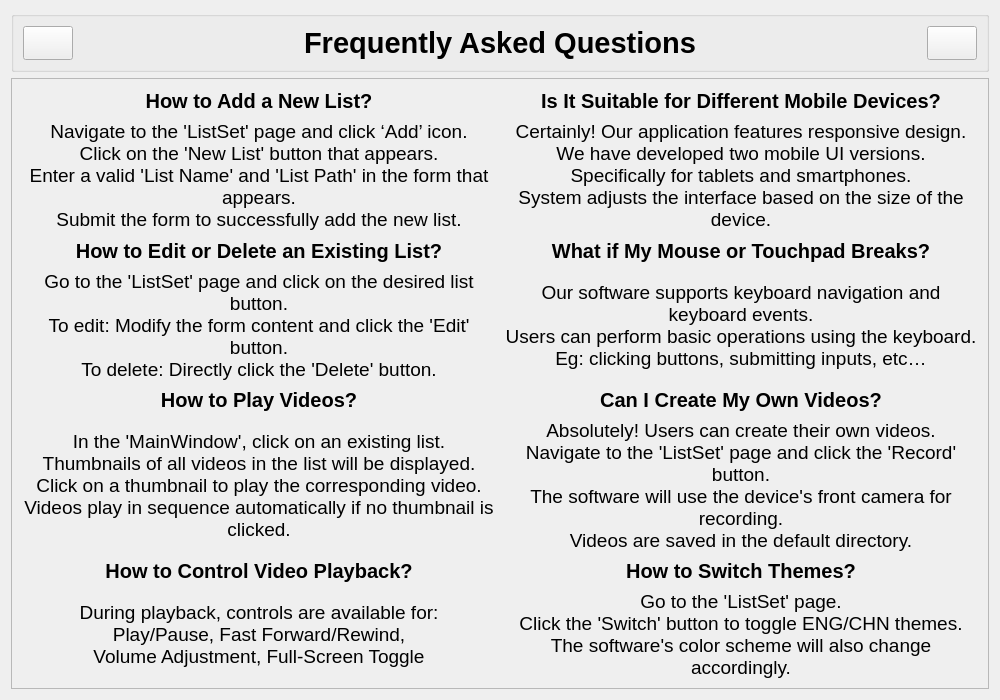
<?xml version="1.0" encoding="UTF-8"?>
<ui version="4.0">
 <class>Faq</class>
 <widget class="QDialog" name="Faq">
  <property name="geometry">
   <rect>
    <x>0</x>
    <y>0</y>
    <width>1000</width>
    <height>700</height>
   </rect>
  </property>
  <property name="minimumSize">
   <size>
    <width>390</width>
    <height>700</height>
   </size>
  </property>
  <property name="windowTitle">
   <string>FAQ</string>
  </property>
  <layout class="QVBoxLayout" name="verticalLayout">
   <item>
    <widget class="QGroupBox" name="groupBox">
     <property name="title">
      <string/>
     </property>
     <layout class="QHBoxLayout" name="horizontalLayout">
      <item>
       <widget class="QPushButton" name="backward">
        <property name="maximumSize">
         <size>
          <width>50</width>
          <height>50</height>
         </size>
        </property>
        <property name="cursor">
         <cursorShape>PointingHandCursor</cursorShape>
        </property>
        <property name="focusPolicy">
         <enum>Qt::NoFocus</enum>
        </property>
        <property name="text">
         <string/>
        </property>
       </widget>
      </item>
      <item>
       <widget class="QLabel" name="faq_title">
        <property name="maximumSize">
         <size>
          <width>16777215</width>
          <height>16777215</height>
         </size>
        </property>
        <property name="font">
         <font>
          <pointsize>22</pointsize>
          <bold>true</bold>
         </font>
        </property>
        <property name="text">
         <string>Frequently Asked Questions</string>
        </property>
        <property name="alignment">
         <set>Qt::AlignCenter</set>
        </property>
       </widget>
      </item>
      <item>
       <widget class="QPushButton" name="language">
        <property name="maximumSize">
         <size>
          <width>50</width>
          <height>50</height>
         </size>
        </property>
        <property name="cursor">
         <cursorShape>PointingHandCursor</cursorShape>
        </property>
        <property name="focusPolicy">
         <enum>Qt::NoFocus</enum>
        </property>
        <property name="text">
         <string/>
        </property>
       </widget>
      </item>
     </layout>
    </widget>
   </item>
   <item>
    <widget class="QScrollArea" name="scrollArea">
     <property name="focusPolicy">
      <enum>Qt::NoFocus</enum>
     </property>
     <property name="widgetResizable">
      <bool>true</bool>
     </property>
     <widget class="QWidget" name="scrollAreaWidgetContents">
      <property name="geometry">
       <rect>
        <x>0</x>
        <y>0</y>
        <width>974</width>
        <height>602</height>
       </rect>
      </property>
      <layout class="QVBoxLayout" name="verticalLayout_2">
       <item>
        <layout class="QGridLayout" name="gridLayout" rowstretch="0,0,0,0,0,0,0,0" columnstretch="1,1">
         <item row="0" column="0">
          <widget class="QLabel" name="question1">
           <property name="sizePolicy">
            <sizepolicy hsizetype="Preferred" vsizetype="Preferred">
             <horstretch>0</horstretch>
             <verstretch>0</verstretch>
            </sizepolicy>
           </property>
           <property name="font">
            <font>
             <pointsize>15</pointsize>
             <bold>true</bold>
            </font>
           </property>
           <property name="text">
            <string>How to Add a New List?</string>
           </property>
           <property name="alignment">
            <set>Qt::AlignCenter</set>
           </property>
           <property name="wordWrap">
            <bool>true</bool>
           </property>
          </widget>
         </item>
         <item row="1" column="1">
          <widget class="QLabel" name="answer5">
           <property name="font">
            <font>
             <pointsize>14</pointsize>
            </font>
           </property>
           <property name="text">
            <string>Certainly! Our application features responsive design.
We have developed two mobile UI versions.
Specifically for tablets and smartphones.
System adjusts the interface based on the size of the device.</string>
           </property>
           <property name="alignment">
            <set>Qt::AlignCenter</set>
           </property>
           <property name="wordWrap">
            <bool>true</bool>
           </property>
          </widget>
         </item>
         <item row="2" column="0">
          <widget class="QLabel" name="question2">
           <property name="font">
            <font>
             <pointsize>15</pointsize>
             <bold>true</bold>
            </font>
           </property>
           <property name="text">
            <string>How to Edit or Delete an Existing List?</string>
           </property>
           <property name="alignment">
            <set>Qt::AlignCenter</set>
           </property>
           <property name="wordWrap">
            <bool>true</bool>
           </property>
          </widget>
         </item>
         <item row="4" column="1">
          <widget class="QLabel" name="question7">
           <property name="font">
            <font>
             <pointsize>15</pointsize>
             <bold>true</bold>
            </font>
           </property>
           <property name="text">
            <string>Can I Create My Own Videos?</string>
           </property>
           <property name="alignment">
            <set>Qt::AlignCenter</set>
           </property>
           <property name="wordWrap">
            <bool>true</bool>
           </property>
          </widget>
         </item>
         <item row="4" column="0">
          <widget class="QLabel" name="question3">
           <property name="font">
            <font>
             <pointsize>15</pointsize>
             <bold>true</bold>
            </font>
           </property>
           <property name="text">
            <string>How to Play Videos?</string>
           </property>
           <property name="alignment">
            <set>Qt::AlignCenter</set>
           </property>
           <property name="wordWrap">
            <bool>true</bool>
           </property>
          </widget>
         </item>
         <item row="7" column="0">
          <widget class="QLabel" name="answer4">
           <property name="font">
            <font>
             <pointsize>14</pointsize>
            </font>
           </property>
           <property name="text">
            <string>During playback, controls are available for:
Play/Pause, Fast Forward/Rewind,
Volume Adjustment, Full-Screen Toggle</string>
           </property>
           <property name="alignment">
            <set>Qt::AlignCenter</set>
           </property>
           <property name="wordWrap">
            <bool>true</bool>
           </property>
          </widget>
         </item>
         <item row="7" column="1">
          <widget class="QLabel" name="answer8">
           <property name="font">
            <font>
             <pointsize>14</pointsize>
            </font>
           </property>
           <property name="text">
            <string>Go to the 'ListSet' page.
Click the 'Switch' button to toggle ENG/CHN themes.
The software's color scheme will also change accordingly.</string>
           </property>
           <property name="alignment">
            <set>Qt::AlignCenter</set>
           </property>
           <property name="wordWrap">
            <bool>true</bool>
           </property>
          </widget>
         </item>
         <item row="5" column="0">
          <widget class="QLabel" name="answer3">
           <property name="font">
            <font>
             <pointsize>14</pointsize>
            </font>
           </property>
           <property name="text">
            <string>In the 'MainWindow', click on an existing list.
Thumbnails of all videos in the list will be displayed.
Click on a thumbnail to play the corresponding video. 
Videos play in sequence automatically if no thumbnail is clicked.</string>
           </property>
           <property name="alignment">
            <set>Qt::AlignCenter</set>
           </property>
           <property name="wordWrap">
            <bool>true</bool>
           </property>
          </widget>
         </item>
         <item row="0" column="1">
          <widget class="QLabel" name="question5">
           <property name="font">
            <font>
             <pointsize>15</pointsize>
             <bold>true</bold>
            </font>
           </property>
           <property name="text">
            <string>Is It Suitable for Different Mobile Devices?</string>
           </property>
           <property name="alignment">
            <set>Qt::AlignCenter</set>
           </property>
           <property name="wordWrap">
            <bool>true</bool>
           </property>
          </widget>
         </item>
         <item row="6" column="1">
          <widget class="QLabel" name="question8">
           <property name="font">
            <font>
             <pointsize>15</pointsize>
             <bold>true</bold>
            </font>
           </property>
           <property name="text">
            <string>How to Switch Themes?</string>
           </property>
           <property name="alignment">
            <set>Qt::AlignCenter</set>
           </property>
           <property name="wordWrap">
            <bool>true</bool>
           </property>
          </widget>
         </item>
         <item row="1" column="0">
          <widget class="QLabel" name="answer1">
           <property name="font">
            <font>
             <pointsize>14</pointsize>
            </font>
           </property>
           <property name="text">
            <string>Navigate to the 'ListSet' page and click ‘Add’ icon.
Click on the 'New List' button that appears.
Enter a valid 'List Name' and 'List Path' in the form that appears.
Submit the form to successfully add the new list.</string>
           </property>
           <property name="alignment">
            <set>Qt::AlignCenter</set>
           </property>
           <property name="wordWrap">
            <bool>true</bool>
           </property>
          </widget>
         </item>
         <item row="6" column="0">
          <widget class="QLabel" name="question4">
           <property name="font">
            <font>
             <pointsize>15</pointsize>
             <bold>true</bold>
            </font>
           </property>
           <property name="text">
            <string>How to Control Video Playback?</string>
           </property>
           <property name="alignment">
            <set>Qt::AlignCenter</set>
           </property>
           <property name="wordWrap">
            <bool>true</bool>
           </property>
          </widget>
         </item>
         <item row="2" column="1">
          <widget class="QLabel" name="question6">
           <property name="font">
            <font>
             <pointsize>15</pointsize>
             <bold>true</bold>
            </font>
           </property>
           <property name="text">
            <string>What if My Mouse or Touchpad Breaks?</string>
           </property>
           <property name="alignment">
            <set>Qt::AlignCenter</set>
           </property>
           <property name="wordWrap">
            <bool>true</bool>
           </property>
          </widget>
         </item>
         <item row="3" column="1">
          <widget class="QLabel" name="answer6">
           <property name="font">
            <font>
             <pointsize>14</pointsize>
            </font>
           </property>
           <property name="text">
            <string>Our software supports keyboard navigation and keyboard events.
Users can perform basic operations using the keyboard.
Eg: clicking buttons, submitting inputs, etc…</string>
           </property>
           <property name="alignment">
            <set>Qt::AlignCenter</set>
           </property>
           <property name="wordWrap">
            <bool>true</bool>
           </property>
          </widget>
         </item>
         <item row="5" column="1">
          <widget class="QLabel" name="answer7">
           <property name="font">
            <font>
             <pointsize>14</pointsize>
            </font>
           </property>
           <property name="text">
            <string>Absolutely! Users can create their own videos.
Navigate to the 'ListSet' page and click the 'Record' button.
The software will use the device's front camera for recording.
Videos are saved in the default directory.</string>
           </property>
           <property name="alignment">
            <set>Qt::AlignCenter</set>
           </property>
           <property name="wordWrap">
            <bool>true</bool>
           </property>
          </widget>
         </item>
         <item row="3" column="0">
          <widget class="QLabel" name="answer2">
           <property name="font">
            <font>
             <pointsize>14</pointsize>
            </font>
           </property>
           <property name="text">
            <string>Go to the 'ListSet' page and click on the desired list button.
To edit: Modify the form content and click the 'Edit' button.
To delete: Directly click the 'Delete' button.</string>
           </property>
           <property name="alignment">
            <set>Qt::AlignCenter</set>
           </property>
           <property name="wordWrap">
            <bool>true</bool>
           </property>
          </widget>
         </item>
        </layout>
       </item>
      </layout>
     </widget>
    </widget>
   </item>
  </layout>
 </widget>
 <resources/>
 <connections/>
</ui>
